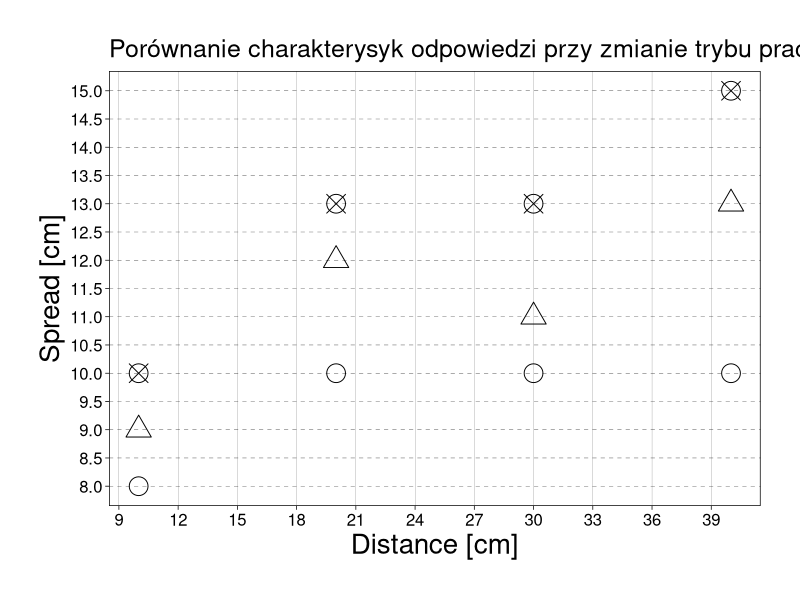
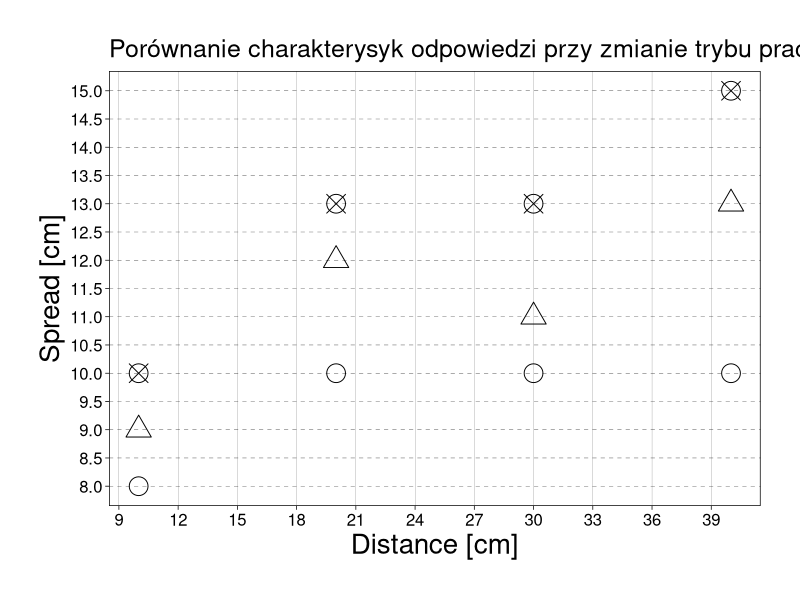

The R script that drew these images, in order:
library(ggplot2)

theme <- theme(
  plot.margin = unit(c(1,1,1,1), "cm"),
  panel.grid.major.y = element_line(colour = "black", linetype = "dashed", size=0.1),
  # panel.grid.minor.y = element_line(colour = "black", linetype = "dashed"),
  panel.grid.minor.x = element_blank(),
  panel.grid.minor.y = element_blank(),
  plot.background = element_rect(
    fill="white"
  ),
  plot.title = element_text(size=18),
  axis.text.x = element_text(size = 12),
  axis.text.y = element_text(size = 12),
  axis.title.x=element_text(size=20),
  axis.title.y=element_text(size=20),
  legend.title = element_text(size = 18, face ="bold"),
  legend.text = element_text(size = 16),
  legend.background = element_rect(
    fill="white",
    size=0.2,
    linetype="solid",
    colour ="black"
  ),
  legend.text.align = 0,
  legend.position = c(.85,.88),
  legend.margin = margin(8, 18, 8, 8)
)

regressionValues <- function(regression, round=NA){
  intercept<-(summary(regression)$coefficients[1,1]) # intercept value
  slope<-(summary(regression)$coefficients[2,1])     # slope value
  R2 <- summary(regression)$r.squared                # R^2 value
  adjR2 <- summary(regression)$adj.r.squared         # adjusted R^2 value
  if (!is.na(round)){
    intercept <- round(intercept, round)
    slope <- round(slope, round)
    R2 <- round(R2, round)
    adjR2 <- round(adjR2, round)
  }
  returnData <- data.frame(
    "Slope" = slope,
    "Intercept" = intercept,
    "R^2" = R2,
    "Adjusted R^2" = adjR2
  )
  return(returnData)
}


if (getwd() != "/home/bork/IdeaProjects/LatexProjects/src/PodstawyTechnikiSensorowej/Lab8"){
  setwd("/home/bork/IdeaProjects/LatexProjects/src/PodstawyTechnikiSensorowej/Lab8")
}
data <- read.csv("Data/data.csv")

data

pointSize <- 6
ggplot() +
  geom_point(data=data,aes(x=Distance,y=narrow),shape=1,size=pointSize)+
  # geom_smooth(data=data,aes(x=Distance,y=narrow),method="lm",se=FALSE)+
  geom_point(data=data,aes(x=Distance,y=medium),shape=2,size=pointSize)+
  # geom_smooth(data=data,aes(x=Distance,y=medium),method = "lm",se=FALSE)+
  geom_point(data=data,aes(x=Distance,y=wide),shape=13,size=pointSize)+
  # geom_smooth(data=data,aes(x=Distance,y=wide),method = "lm",se=FALSE)+
  ggtitle("Porównanie charakterysyk odpowiedzi przy zmianie trybu pracy") +
  theme_linedraw() +
  scale_x_continuous(name = "Distance [cm]",
                     # limits = c(350, 900),
                     n.breaks = 12
  ) +
  scale_y_continuous(name = "Spread [cm]",
                     # limits = c(0, 200),
                     n.breaks = 22
  )+
  theme
ggsave(
  "/home/bork/IdeaProjects/LatexProjects/src/PodstawyTechnikiSensorowej/Lab8/Img/plot1.png",
  units="mm",
  width = 297,
  height = 210,
  dpi = 300
)


